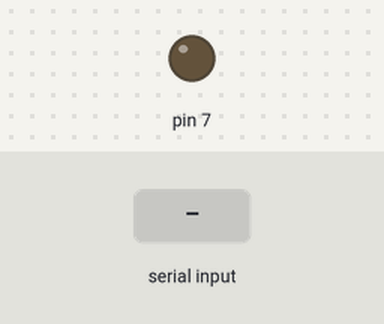
Bench run of a sketch on a simulated Arduino Uno, built with avr-gcc and run on an emulated ATmega328P. Parts: output pins drawn as LEDs (lit = HIGH). The test bench sets the inputs (shaded band). Random numbers use the default seed unless the sketch sets one; what the sketch prints to the serial monitor is not drawn.

Above: at 1.2 s.
1.3 s: "a" received over Serial
At 2.67 s:
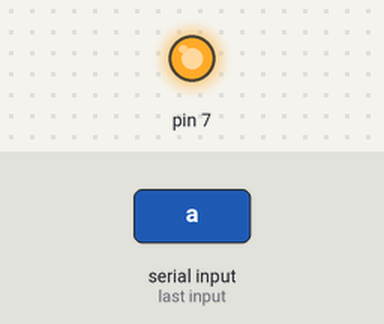
4.3 s: "d" received over Serial
5.9 s: "p" received over Serial
Timing chart, 0 to 8.9 s (numbered marks = the images above; inputs shaded):
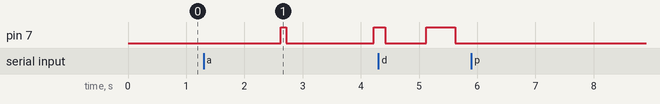

Measured:
- after the input at 1.3 s, pin 7: LOW → HIGH after 1.3 s, → LOW 0.10 s later, → HIGH 1.5 s later
- after the input at 5.9 s, every drawn part: stays the same

The sketch:

algorithm_irrational_ratio.ino
```cpp
// (licence header left out)
#define MAX_VELO_RPM 15
#define GEAR_RATIO 6
#define ACCEL_RAD_S_S 0.2
#define DT_MS 300
#define ANGLE_OF_ATTACK 15
#define SEED 2132138

#define EN_CAN 1

#include "mcp2515.h"
struct can_frame canMsg;
struct can_frame canMsg1;
MCP2515 mcp2515(53);


#define TIMING_CYCLE 100
#define TIMING_TOLERANCE 10

#define SERIAL_TIMING 0
#define COMMAND_TIMING 20
#define QUERY_TIMING 40
#define PRINT_TIMING 80

#define DT_CYCLES DT_MS/TIMING_CYCLE

struct Motor {
  int16_t angle;
  int16_t velocity;
  int16_t current;
  uint8_t temp;

  uint16_t encoder;
  uint16_t encoderRaw;
  int16_t encoderOffset;
};

enum {
    CAN_PACKET_SET_DUTY = 0,
    CAN_PACKET_SET_CURRENT,
    CAN_PACKET_SET_CURRENT_BRAKE,
    CAN_PACKET_SET_RPM,
    CAN_PACKET_SET_POS,
    CAN_PACKET_SET_ORIGIN_HERE,
    CAN_PACKET_SET_POS_SPD
} CAN_PACKET_ID;

void printMotor(Motor m, char c = '?');
void setVelocity(uint8_t controller_id, float velocity_rpm);
void setAngle(uint8_t controller_id, float velocity_rpm, float angle_deg, float RPA);

Motor motorA;
Motor motorB;

Motor motors[2] = {motorA, motorB};

double heading = 0;

// String inst;

int commandLoop = 0;
int printLoopCount = 0;

const char endCharA = 'A';
const char endCharB = 'B';
const char purge = '_';

float valueA = 0;
float valueB = 0;

int pointCount = 0;

char mode = 'm';

bool serialRead = 0;
bool commandSent = 0;
bool querySent = 0;
bool imuRecv = 0;
bool printSent = 0;

void comm_can_transmit_eid(uint32_t id, const uint8_t *data, uint8_t len) {
    canMsg1.can_id = CAN_EFF_FLAG + id;
    canMsg1.can_dlc = len;
    memcpy(canMsg1.data, data, len);
    mcp2515.sendMessage(&canMsg1);
}

void buffer_append_int32(uint8_t *buffer, int32_t number, int32_t *index) {
    buffer[(*index)++] = number >> 24;
    buffer[(*index)++] = number >> 16;
    buffer[(*index)++] = number >> 8;
    buffer[(*index)++] = number;
}

//int16数据位整理
void buffer_append_int16(uint8_t *buffer, int16_t number, int32_t *index) {
    buffer[(*index)++] = number >> 8;
    buffer[(*index)++] = number;
}

const uint8_t can_test[8] = { 0xAA, 0xAA, 0xAA, 0xAA, 0xAA, 0xAA, 0xAA, 0xAA };

void setup() {
  Serial.begin(115200);

      if (mcp2515.reset() == MCP2515::ERROR_OK) {
        Serial.print("CAN init ok!\r\n");
        mcp2515.setBitrate(CAN_1000KBPS, MCP_8MHZ);
        mcp2515.setNormalMode();

        comm_can_transmit_eid(0x00, can_test, 8);
    } else Serial.print("CAN init fault!\r\n");

  pinMode(7, OUTPUT);
  // lsm6ds3trc.configInt1(false, false, true); // accelerometer DRDY on INT1
  // lsm6ds3trc.configInt2(false, true, false); // gyro DRDY on INT2


  randomSeed(SEED);
}

void loop() {

  long time = millis();
  int cyclePosition = time%TIMING_CYCLE;

  if(cyclePosition > SERIAL_TIMING && cyclePosition <= SERIAL_TIMING + TIMING_TOLERANCE){
    if(Serial.available()){
      char inChar = Serial.read();
      // Serial.println("--");
      // Serial.println(inChar);
      // Serial.println((int)inChar);
      // Serial.println("--");
      if(inChar >= 48 && inChar <= 57){
        // inst += inChar;
      }else if(inChar == 'p'){
        mode = 'p';
        // setCurrent(0x141,0);
        // setCurrent(0x142,0);
      }else if(inChar == 'a'){
        mode = 'a';
        // setCurrent(0x141,0);
        // setCurrent(0x142,0);
      }else if(inChar == 'v'){
        mode = 'v';
        // setCurrent(0x141,0);
        // setCurrent(0x142,0);
      }else if(inChar == 'r'){
        mode = ' ';
        // setCurrent(0x141,0);
        // setCurrent(0x142,0);
      }else if(mode == 'p' && inChar == endCharA){
        // valueA = atof(inst.c_str());
        // setAngleSingle(0x141,MAX_VELO_RPM,(int16_t)(valueA*100));
        // inst = "";
      }else if(mode == 'p' && inChar == endCharB){
        // valueB = atof(inst.c_str());
        // setAngleSingle(0x142,MAX_VELO_RPM,(int16_t)(valueB*100));
        // inst = "";
      }else if(mode == 'v' && inChar == endCharA){
        // valueA = atof(inst.c_str());
        // setVelocity(0x141,(int32_t)(valueA*100));
        // inst = "";
      }else if(mode == 'v' && inChar == endCharB){
        // valueB = atof(inst.c_str());
        // setVelocity(0x142,(int32_t)(valueB*100));
        // inst = "";
      }else if(inChar == purge){
        // inst = "";
      }else if(inChar == 'd'){
        Serial.print("#");
        Serial.print(motors[0].encoder);
        Serial.print("=");
        Serial.print(motors[1].encoder);
        Serial.print("=");
      }
    }
  }else if(cyclePosition > COMMAND_TIMING && cyclePosition <= COMMAND_TIMING + TIMING_TOLERANCE){
    if(!commandSent){
      if(mode == 'a'){
        if(commandLoop > DT_CYCLES){
          heading += (random(65536)/65536.0) * ANGLE_OF_ATTACK - (ANGLE_OF_ATTACK/2);
          double heading_rad = atan2(3.14159265358979,exp(1));
          setVelocity(0x64,sin(heading_rad)*MAX_VELO_RPM*GEAR_RATIO);
          setVelocity(0x0A,cos(heading_rad)*MAX_VELO_RPM*GEAR_RATIO);
          // printMotor(motorA,'a');
          // printMotor(motorB,'b');
          commandLoop = 0;
          pointCount ++;
          digitalWrite(7, HIGH);
        }else{
          digitalWrite(7, LOW);
        }
        commandLoop ++;

      }

      commandSent = 1;
    }
  }else if(cyclePosition > QUERY_TIMING && cyclePosition <= QUERY_TIMING + TIMING_TOLERANCE){
    if(!querySent){
      querySent = 1;
    }
  }else if(cyclePosition > PRINT_TIMING && cyclePosition <= PRINT_TIMING + TIMING_TOLERANCE){
    if(!printSent){
      if(printLoopCount > 1){

        double heading_rad = heading * 3.14159 / 180;
        // Serial.print("Heading:");
        // Serial.print(heading_rad);
        // Serial.print(" A Des:[");
        // Serial.print(sin(heading_rad)*MAX_VELO_RPM);
        // Serial.print("] Act:[");
        // Serial.print(motors[0].velocity/10.0);
        // Serial.print("] B Des:");
        // Serial.print(cos(heading_rad)*MAX_VELO_RPM);
        // Serial.print("] Act:[");
        // Serial.print(motors[1].velocity/10.0);

        // Serial.print("[Immediate] [");
        // Serial.print(accel.acceleration.x + xOffset);
        // Serial.print("] [");
        // Serial.print(accel.acceleration.y + yOffset);
        // Serial.print("] [");
        // Serial.print(accel.acceleration.z + zOffset);

        // Serial.print("] [Integral G] X:");
        // Serial.print(accelX);
        // Serial.print(" Y:");
        // Serial.print(accelY);
        // Serial.print(" Z:");
        // Serial.print(accelZ);

        // Serial.print(" | PC:");
        // Serial.println(pointCount);

        printLoopCount = 0;
      }
      printLoopCount ++;
      printSent = 1;
    }
  }else{
    serialRead = 0;
    commandSent = 0;
    querySent = 0;
    printSent = 0;
  }

  getFeedback();
}


void printMotor(Motor m, char c = '?'){
  Serial.print("Motor ");
  Serial.print(c);
  Serial.print("| Angle: ");
  Serial.print(m.angle);
  Serial.print("| Velocity");
  Serial.print(m.velocity);
  Serial.print("| Temp");
  Serial.println(m.temp);
}

void setVelocity(uint8_t controller_id, float velocity_rpm){
    int32_t send_index = 0;
    uint8_t buffer[4];
    buffer_append_int32(buffer, (int32_t)velocity_rpm, &send_index);
    comm_can_transmit_eid(controller_id | ((uint32_t)CAN_PACKET_SET_RPM << 8), buffer, send_index);
}

void setAngleSingle(uint8_t controller_id, float velocity_rpm, float angle_deg, float RPA){
    // uint8_t data[8] = {
    //     0xA6,
    //     0x00,
    //     (uint8_t)(velocity_dps),
    //     (uint8_t)(velocity_dps>>8),
    //     (uint8_t)(angle_deg_hundreth),
    //     (uint8_t)(angle_deg_hundreth>>8),
    //     0x00,
    //     0x00};

    // // uint8_t data[8] = {0xA2, 0x00, 0x00, 0x00, 0x10, 0x27, 0x00, 0x00};
    // CANFrame frame(canID, data, sizeof(data));
    // // frame.print("TX");
    // CAN.write(frame);
    int32_t send_index = 0;
    int32_t send_index1 = 4;
    uint8_t buffer[8];
    buffer_append_int32(buffer, (int32_t)(angle_deg * 10000.0), &send_index);
    buffer_append_int16(buffer, velocity_rpm / 10.0, &send_index1);
    buffer_append_int16(buffer, RPA / 10.0, &send_index1);
    comm_can_transmit_eid(controller_id | ((uint32_t)CAN_PACKET_SET_POS_SPD << 8), buffer, send_index1);
}

// void setCurrent(uint16_t canID, int16_t current_hundreth){
//     uint8_t data[8] = {
//         0xA1,
//         0x00,
//         0x00,
//         0x00,
//         (uint8_t)(current_hundreth),
//         (uint8_t)(current_hundreth>>8),
//         0x00,
//         0x00};

//     // uint8_t data[8] = {0xA2, 0x00, 0x00, 0x00, 0x10, 0x27, 0x00, 0x00};
//     CANFrame frame(canID, data, sizeof(data));
//     // frame.print("TX");
//     CAN.write(frame);
// }

void getFeedback(){
  // uint8_t data[8] = {0,0,0,0,0,0,0,0};
  // CANFrame frame(0x140,data,8);
  // while (CAN.read(frame) == CANController::IOResult::OK) {
  //     frame.getData(data, 8);
  //     uint16_t id = frame.getId()-0x241;
  //     if(id == 0 || id == 1){
  //       if(data[0] == 0xA1 || data[0] == 0xA2 || data[0] == 0xA6 || data[0] == 0x9C){
  //           motors[id].angle = (int16_t)(data[6] | (data[7]<<8));
  //           motors[id].velocity = (int16_t)(data[4] | (data[5]<<8));
  //           motors[id].current = (int16_t)(data[2] | (data[3]<<8));
  //           motors[id].temp = data[1];
  //           // if(data[0] == 0x9C){
  //           //   Serial.println("9C");
  //           // }
  //       }else if(data[0] == 0x90){
  //           motors[id].encoder = (int16_t)(data[2] | (data[3]<<8));
  //           motors[id].encoderRaw = (int16_t)(data[4] | (data[5]<<8));
  //           motors[id].encoderOffset = (int16_t)(data[6] | (data[7]<<8));
  //           // frame.print("90");
  //       }else{
  //           // frame.print("WUT");
  //       }
  //     }
  //     digitalWrite(7,HIGH);
  // }

}
```
